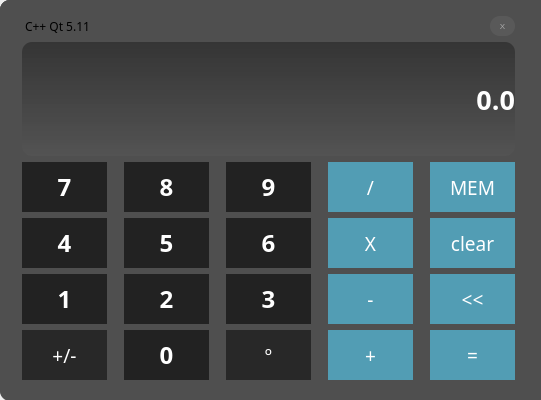
<?xml version="1.0" encoding="UTF-8"?>
<ui version="4.0">
 <class>Calculator</class>
 <widget class="QMainWindow" name="Calculator">
  <property name="geometry">
   <rect>
    <x>0</x>
    <y>0</y>
    <width>541</width>
    <height>400</height>
   </rect>
  </property>
  <property name="sizePolicy">
   <sizepolicy hsizetype="Fixed" vsizetype="Fixed">
    <horstretch>0</horstretch>
    <verstretch>0</verstretch>
   </sizepolicy>
  </property>
  <property name="minimumSize">
   <size>
    <width>541</width>
    <height>400</height>
   </size>
  </property>
  <property name="maximumSize">
   <size>
    <width>541</width>
    <height>400</height>
   </size>
  </property>
  <property name="font">
   <font>
    <family>Source Code Pro</family>
   </font>
  </property>
  <property name="windowTitle">
   <string>Colt Calculator QT</string>
  </property>
  <property name="windowOpacity">
   <double>3.000000000000000</double>
  </property>
  <property name="styleSheet">
   <string notr="true">border-radius: 10px;
</string>
  </property>
  <widget class="QWidget" name="CentralWidget">
   <property name="styleSheet">
    <string notr="true">background : rgb(79, 79, 79);
border-radius: 10px;

</string>
   </property>
   <widget class="QWidget" name="FillWidget" native="true">
    <property name="enabled">
     <bool>true</bool>
    </property>
    <property name="geometry">
     <rect>
      <x>0</x>
      <y>0</y>
      <width>551</width>
      <height>401</height>
     </rect>
    </property>
    <property name="sizePolicy">
     <sizepolicy hsizetype="Expanding" vsizetype="Expanding">
      <horstretch>0</horstretch>
      <verstretch>0</verstretch>
     </sizepolicy>
    </property>
    <property name="styleSheet">
     <string notr="true">border-radius: 10px;

</string>
    </property>
    <widget class="QWidget" name="gridLayoutWidget">
     <property name="geometry">
      <rect>
       <x>0</x>
       <y>0</y>
       <width>541</width>
       <height>391</height>
      </rect>
     </property>
     <layout class="QGridLayout" name="gridLayout">
      <item row="4" column="4">
       <widget class="QPushButton" name="MemStoreButotn">
        <property name="sizePolicy">
         <sizepolicy hsizetype="Preferred" vsizetype="Preferred">
          <horstretch>0</horstretch>
          <verstretch>0</verstretch>
         </sizepolicy>
        </property>
        <property name="minimumSize">
         <size>
          <width>85</width>
          <height>0</height>
         </size>
        </property>
        <property name="maximumSize">
         <size>
          <width>85</width>
          <height>50</height>
         </size>
        </property>
        <property name="font">
         <font>
          <family>Source Code Pro</family>
          <pointsize>14</pointsize>
         </font>
        </property>
        <property name="styleSheet">
         <string notr="true">QPushButton{
	background-color:rgba(83, 179, 208, 200);
	color: white;
	border: none;
	border-radius: 0px;
}

QPushButton:hover{
	background-color:rgba(150, 199, 220, 200);


}

QPushButton:pressed{
	background-color:rgba(78, 165, 191  , 200);

}</string>
        </property>
        <property name="text">
         <string>MEM</string>
        </property>
       </widget>
      </item>
      <item row="7" column="3">
       <widget class="QPushButton" name="MinusButton">
        <property name="sizePolicy">
         <sizepolicy hsizetype="Preferred" vsizetype="Preferred">
          <horstretch>0</horstretch>
          <verstretch>0</verstretch>
         </sizepolicy>
        </property>
        <property name="minimumSize">
         <size>
          <width>85</width>
          <height>0</height>
         </size>
        </property>
        <property name="maximumSize">
         <size>
          <width>85</width>
          <height>50</height>
         </size>
        </property>
        <property name="font">
         <font>
          <family>Source Code Pro</family>
          <pointsize>14</pointsize>
         </font>
        </property>
        <property name="styleSheet">
         <string notr="true">QPushButton{
	background-color:rgba(83, 179, 208, 200);
	color: white;
	border: none;
	border-radius: 0px;
}

QPushButton:hover{
	background-color:rgba(150, 199, 220, 200);


}

QPushButton:pressed{
	background-color:rgba(78, 165, 191  , 200);

}</string>
        </property>
        <property name="text">
         <string>-</string>
        </property>
       </widget>
      </item>
      <item row="8" column="4">
       <widget class="QPushButton" name="EqualButton">
        <property name="sizePolicy">
         <sizepolicy hsizetype="Preferred" vsizetype="Preferred">
          <horstretch>0</horstretch>
          <verstretch>0</verstretch>
         </sizepolicy>
        </property>
        <property name="minimumSize">
         <size>
          <width>85</width>
          <height>0</height>
         </size>
        </property>
        <property name="maximumSize">
         <size>
          <width>85</width>
          <height>50</height>
         </size>
        </property>
        <property name="font">
         <font>
          <family>Source Code Pro</family>
          <pointsize>14</pointsize>
         </font>
        </property>
        <property name="styleSheet">
         <string notr="true">QPushButton{
	background-color:rgba(83, 179, 208, 200);
	color: white;
	border: none;
	border-radius: 0px;
}

QPushButton:hover{
	background-color:rgba(150, 199, 220, 200);


}

QPushButton:pressed{
	background-color:rgba(78, 165, 191  , 200);

}</string>
        </property>
        <property name="text">
         <string>=</string>
        </property>
       </widget>
      </item>
      <item row="8" column="2">
       <widget class="QPushButton" name="DotButton">
        <property name="sizePolicy">
         <sizepolicy hsizetype="Preferred" vsizetype="Preferred">
          <horstretch>0</horstretch>
          <verstretch>0</verstretch>
         </sizepolicy>
        </property>
        <property name="minimumSize">
         <size>
          <width>85</width>
          <height>0</height>
         </size>
        </property>
        <property name="maximumSize">
         <size>
          <width>85</width>
          <height>50</height>
         </size>
        </property>
        <property name="font">
         <font>
          <family>Source Code Pro</family>
          <pointsize>14</pointsize>
         </font>
        </property>
        <property name="styleSheet">
         <string notr="true">QPushButton{
	background-color: rgba(15,15,15,155);
	color: white;
	border: none;
	border-radius: 0px;
}

QPushButton:hover{
	background-color: rgba(255,255,255,100);

}

QPushButton:pressed{
	background-color: rgba(34,34,34,150);

}</string>
        </property>
        <property name="text">
         <string>º</string>
        </property>
       </widget>
      </item>
      <item row="5" column="2">
       <widget class="QPushButton" name="SixButton">
        <property name="sizePolicy">
         <sizepolicy hsizetype="Preferred" vsizetype="Preferred">
          <horstretch>0</horstretch>
          <verstretch>0</verstretch>
         </sizepolicy>
        </property>
        <property name="minimumSize">
         <size>
          <width>85</width>
          <height>0</height>
         </size>
        </property>
        <property name="maximumSize">
         <size>
          <width>85</width>
          <height>50</height>
         </size>
        </property>
        <property name="font">
         <font>
          <family>Source Code Pro Black</family>
          <pointsize>18</pointsize>
          <weight>75</weight>
          <bold>true</bold>
         </font>
        </property>
        <property name="styleSheet">
         <string notr="true">QPushButton{
	background-color: rgba(5,5,5,155);
	color: white;
	border: none;
	border-radius: 0px;
}

QPushButton:hover{
	background-color: rgba(255,255,255,100);

}

QPushButton:pressed{
	background-color: rgba(34,34,34,150);

}</string>
        </property>
        <property name="text">
         <string>6</string>
        </property>
        <attribute name="buttonGroup">
         <string notr="true">buttonGroup</string>
        </attribute>
       </widget>
      </item>
      <item row="7" column="0">
       <widget class="QPushButton" name="OneButton">
        <property name="sizePolicy">
         <sizepolicy hsizetype="Preferred" vsizetype="Preferred">
          <horstretch>0</horstretch>
          <verstretch>0</verstretch>
         </sizepolicy>
        </property>
        <property name="minimumSize">
         <size>
          <width>85</width>
          <height>0</height>
         </size>
        </property>
        <property name="maximumSize">
         <size>
          <width>85</width>
          <height>50</height>
         </size>
        </property>
        <property name="font">
         <font>
          <family>Source Code Pro Black</family>
          <pointsize>18</pointsize>
          <weight>75</weight>
          <bold>true</bold>
         </font>
        </property>
        <property name="styleSheet">
         <string notr="true">QPushButton{
	background-color: rgba(5,5,5,155);
	color: white;
	border: none;
	border-radius: 0px;
}

QPushButton:hover{
	background-color: rgba(255,255,255,100);

}

QPushButton:pressed{
	background-color: rgba(34,34,34,150);

}</string>
        </property>
        <property name="text">
         <string>1</string>
        </property>
        <attribute name="buttonGroup">
         <string notr="true">buttonGroup</string>
        </attribute>
       </widget>
      </item>
      <item row="7" column="1">
       <widget class="QPushButton" name="TwoButton">
        <property name="sizePolicy">
         <sizepolicy hsizetype="Preferred" vsizetype="Preferred">
          <horstretch>0</horstretch>
          <verstretch>0</verstretch>
         </sizepolicy>
        </property>
        <property name="minimumSize">
         <size>
          <width>85</width>
          <height>0</height>
         </size>
        </property>
        <property name="maximumSize">
         <size>
          <width>85</width>
          <height>50</height>
         </size>
        </property>
        <property name="font">
         <font>
          <family>Source Code Pro Black</family>
          <pointsize>18</pointsize>
          <weight>75</weight>
          <bold>true</bold>
         </font>
        </property>
        <property name="styleSheet">
         <string notr="true">QPushButton{
	background-color: rgba(5,5,5,155);
	color: white;
	border: none;
	border-radius: 0px;
}

QPushButton:hover{
	background-color: rgba(255,255,255,100);

}

QPushButton:pressed{
	background-color: rgba(34,34,34,150);

}</string>
        </property>
        <property name="text">
         <string>2</string>
        </property>
        <attribute name="buttonGroup">
         <string notr="true">buttonGroup</string>
        </attribute>
       </widget>
      </item>
      <item row="8" column="1">
       <widget class="QPushButton" name="CeroButton">
        <property name="sizePolicy">
         <sizepolicy hsizetype="Preferred" vsizetype="Preferred">
          <horstretch>0</horstretch>
          <verstretch>0</verstretch>
         </sizepolicy>
        </property>
        <property name="minimumSize">
         <size>
          <width>85</width>
          <height>0</height>
         </size>
        </property>
        <property name="maximumSize">
         <size>
          <width>85</width>
          <height>50</height>
         </size>
        </property>
        <property name="font">
         <font>
          <family>Source Code Pro Black</family>
          <pointsize>18</pointsize>
          <weight>75</weight>
          <bold>true</bold>
         </font>
        </property>
        <property name="styleSheet">
         <string notr="true">QPushButton{
	background-color: rgba(5,5,5,155);
	color: white;
	border: none;
	border-radius: 0px;
}

QPushButton:hover{
	background-color: rgba(255,255,255,100);

}

QPushButton:pressed{
	background-color: rgba(34,34,34,150);

}</string>
        </property>
        <property name="text">
         <string>0</string>
        </property>
        <attribute name="buttonGroup">
         <string notr="true">buttonGroup</string>
        </attribute>
       </widget>
      </item>
      <item row="4" column="1">
       <widget class="QPushButton" name="EightButton">
        <property name="sizePolicy">
         <sizepolicy hsizetype="Preferred" vsizetype="Preferred">
          <horstretch>0</horstretch>
          <verstretch>0</verstretch>
         </sizepolicy>
        </property>
        <property name="minimumSize">
         <size>
          <width>85</width>
          <height>0</height>
         </size>
        </property>
        <property name="maximumSize">
         <size>
          <width>85</width>
          <height>50</height>
         </size>
        </property>
        <property name="font">
         <font>
          <family>Source Code Pro Black</family>
          <pointsize>18</pointsize>
          <weight>75</weight>
          <bold>true</bold>
         </font>
        </property>
        <property name="styleSheet">
         <string notr="true">QPushButton{
	background-color: rgba(5,5,5,155);
	color: white;
	border: none;
	border-radius: 0px;
}

QPushButton:hover{
	background-color: rgba(255,255,255,100);

}

QPushButton:pressed{
	background-color: rgba(34,34,34,150);

}</string>
        </property>
        <property name="text">
         <string>8</string>
        </property>
        <attribute name="buttonGroup">
         <string notr="true">buttonGroup</string>
        </attribute>
       </widget>
      </item>
      <item row="8" column="0">
       <widget class="QPushButton" name="ChangeSignButton">
        <property name="sizePolicy">
         <sizepolicy hsizetype="Preferred" vsizetype="Preferred">
          <horstretch>0</horstretch>
          <verstretch>0</verstretch>
         </sizepolicy>
        </property>
        <property name="minimumSize">
         <size>
          <width>85</width>
          <height>0</height>
         </size>
        </property>
        <property name="maximumSize">
         <size>
          <width>85</width>
          <height>50</height>
         </size>
        </property>
        <property name="font">
         <font>
          <family>Source Code Pro</family>
          <pointsize>14</pointsize>
         </font>
        </property>
        <property name="styleSheet">
         <string notr="true">QPushButton{
	background-color: rgba(15,15,15,155);
	color: white;
	border: none;
	border-radius: 0px;
}

QPushButton:hover{
	background-color: rgba(255,255,255,100);

}

QPushButton:pressed{
	background-color: rgba(34,34,34,150);

}</string>
        </property>
        <property name="text">
         <string>+/-</string>
        </property>
       </widget>
      </item>
      <item row="5" column="1">
       <widget class="QPushButton" name="FiveButton">
        <property name="sizePolicy">
         <sizepolicy hsizetype="Preferred" vsizetype="Preferred">
          <horstretch>0</horstretch>
          <verstretch>0</verstretch>
         </sizepolicy>
        </property>
        <property name="minimumSize">
         <size>
          <width>85</width>
          <height>0</height>
         </size>
        </property>
        <property name="maximumSize">
         <size>
          <width>85</width>
          <height>50</height>
         </size>
        </property>
        <property name="font">
         <font>
          <family>Source Code Pro Black</family>
          <pointsize>18</pointsize>
          <weight>75</weight>
          <bold>true</bold>
         </font>
        </property>
        <property name="styleSheet">
         <string notr="true">QPushButton{
	background-color: rgba(5,5,5,155);
	color: white;
	border: none;
	border-radius: 0px;
}

QPushButton:hover{
	background-color: rgba(255,255,255,100);

}

QPushButton:pressed{
	background-color: rgba(34,34,34,150);

}</string>
        </property>
        <property name="text">
         <string>5</string>
        </property>
        <attribute name="buttonGroup">
         <string notr="true">buttonGroup</string>
        </attribute>
       </widget>
      </item>
      <item row="5" column="4">
       <widget class="QPushButton" name="MemClearButton">
        <property name="sizePolicy">
         <sizepolicy hsizetype="Preferred" vsizetype="Preferred">
          <horstretch>0</horstretch>
          <verstretch>0</verstretch>
         </sizepolicy>
        </property>
        <property name="minimumSize">
         <size>
          <width>85</width>
          <height>0</height>
         </size>
        </property>
        <property name="maximumSize">
         <size>
          <width>85</width>
          <height>50</height>
         </size>
        </property>
        <property name="font">
         <font>
          <family>Source Code Pro</family>
          <pointsize>14</pointsize>
         </font>
        </property>
        <property name="styleSheet">
         <string notr="true">QPushButton{
	background-color:rgba(83, 179, 208, 200);
	color: white;
	border: none;
	border-radius: 0px;
}

QPushButton:hover{
	background-color:rgba(150, 199, 220, 200);


}

QPushButton:pressed{
	background-color:rgba(78, 165, 191  , 200);

}</string>
        </property>
        <property name="text">
         <string>clear</string>
        </property>
       </widget>
      </item>
      <item row="5" column="3">
       <widget class="QPushButton" name="MultiplyButton">
        <property name="sizePolicy">
         <sizepolicy hsizetype="Preferred" vsizetype="Preferred">
          <horstretch>0</horstretch>
          <verstretch>0</verstretch>
         </sizepolicy>
        </property>
        <property name="minimumSize">
         <size>
          <width>85</width>
          <height>0</height>
         </size>
        </property>
        <property name="maximumSize">
         <size>
          <width>85</width>
          <height>50</height>
         </size>
        </property>
        <property name="font">
         <font>
          <family>Source Code Pro</family>
          <pointsize>14</pointsize>
         </font>
        </property>
        <property name="styleSheet">
         <string notr="true">QPushButton{
	background-color:rgba(83, 179, 208, 200);
	color: white;
	border: none;
	border-radius: 0px;
}

QPushButton:hover{
	background-color:rgba(150, 199, 220, 200);


}

QPushButton:pressed{
	background-color:rgba(78, 165, 191  , 200);

}</string>
        </property>
        <property name="text">
         <string>X</string>
        </property>
       </widget>
      </item>
      <item row="5" column="0">
       <widget class="QPushButton" name="FoutButton">
        <property name="sizePolicy">
         <sizepolicy hsizetype="Preferred" vsizetype="Preferred">
          <horstretch>0</horstretch>
          <verstretch>0</verstretch>
         </sizepolicy>
        </property>
        <property name="minimumSize">
         <size>
          <width>85</width>
          <height>0</height>
         </size>
        </property>
        <property name="maximumSize">
         <size>
          <width>85</width>
          <height>50</height>
         </size>
        </property>
        <property name="font">
         <font>
          <family>Source Code Pro Black</family>
          <pointsize>18</pointsize>
          <weight>75</weight>
          <bold>true</bold>
         </font>
        </property>
        <property name="styleSheet">
         <string notr="true">QPushButton{
	background-color: rgba(5,5,5,155);
	color: white;
	border: none;
	border-radius: 0px;
}

QPushButton:hover{
	background-color: rgba(255,255,255,100);

}

QPushButton:pressed{
	background-color: rgba(34,34,34,150);

}</string>
        </property>
        <property name="text">
         <string>4</string>
        </property>
        <attribute name="buttonGroup">
         <string notr="true">buttonGroup</string>
        </attribute>
       </widget>
      </item>
      <item row="4" column="0">
       <widget class="QPushButton" name="SevenButton">
        <property name="sizePolicy">
         <sizepolicy hsizetype="Preferred" vsizetype="Preferred">
          <horstretch>0</horstretch>
          <verstretch>0</verstretch>
         </sizepolicy>
        </property>
        <property name="minimumSize">
         <size>
          <width>85</width>
          <height>0</height>
         </size>
        </property>
        <property name="maximumSize">
         <size>
          <width>85</width>
          <height>50</height>
         </size>
        </property>
        <property name="font">
         <font>
          <family>Source Code Pro Black</family>
          <pointsize>18</pointsize>
          <weight>75</weight>
          <bold>true</bold>
         </font>
        </property>
        <property name="styleSheet">
         <string notr="true">QPushButton{
	background-color: rgba(5,5,5,155);
	color: white;
	border: none;
	border-radius: 0px;
}

QPushButton:hover{
	background-color: rgba(255,255,255,100);

}

QPushButton:pressed{
	background-color: rgba(34,34,34,150);

}</string>
        </property>
        <property name="text">
         <string>7</string>
        </property>
        <attribute name="buttonGroup">
         <string notr="true">buttonGroup</string>
        </attribute>
       </widget>
      </item>
      <item row="7" column="4">
       <widget class="QPushButton" name="DelButton">
        <property name="sizePolicy">
         <sizepolicy hsizetype="Preferred" vsizetype="Preferred">
          <horstretch>0</horstretch>
          <verstretch>0</verstretch>
         </sizepolicy>
        </property>
        <property name="minimumSize">
         <size>
          <width>85</width>
          <height>0</height>
         </size>
        </property>
        <property name="maximumSize">
         <size>
          <width>85</width>
          <height>50</height>
         </size>
        </property>
        <property name="font">
         <font>
          <family>Source Code Pro</family>
          <pointsize>14</pointsize>
         </font>
        </property>
        <property name="styleSheet">
         <string notr="true">QPushButton{
	background-color:rgba(83, 179, 208, 200);
	color: white;
	border: none;
	border-radius: 0px;
}

QPushButton:hover{
	background-color:rgba(150, 199, 220, 200);


}

QPushButton:pressed{
	background-color:rgba(78, 165, 191  , 200);

}</string>
        </property>
        <property name="text">
         <string>&lt;&lt;</string>
        </property>
       </widget>
      </item>
      <item row="4" column="2">
       <widget class="QPushButton" name="NineButton">
        <property name="sizePolicy">
         <sizepolicy hsizetype="Preferred" vsizetype="Preferred">
          <horstretch>0</horstretch>
          <verstretch>0</verstretch>
         </sizepolicy>
        </property>
        <property name="minimumSize">
         <size>
          <width>85</width>
          <height>0</height>
         </size>
        </property>
        <property name="maximumSize">
         <size>
          <width>85</width>
          <height>50</height>
         </size>
        </property>
        <property name="font">
         <font>
          <family>Source Code Pro Black</family>
          <pointsize>18</pointsize>
          <weight>75</weight>
          <bold>true</bold>
         </font>
        </property>
        <property name="styleSheet">
         <string notr="true">QPushButton{
	background-color: rgba(5,5,5,155);
	color: white;
	border: none;
	border-radius: 0px;
}

QPushButton:hover{
	background-color: rgba(255,255,255,100);

}

QPushButton:pressed{
	background-color: rgba(34,34,34,150);

}</string>
        </property>
        <property name="text">
         <string>9</string>
        </property>
        <attribute name="buttonGroup">
         <string notr="true">buttonGroup</string>
        </attribute>
       </widget>
      </item>
      <item row="4" column="3">
       <widget class="QPushButton" name="DivideButton">
        <property name="sizePolicy">
         <sizepolicy hsizetype="Preferred" vsizetype="Preferred">
          <horstretch>0</horstretch>
          <verstretch>0</verstretch>
         </sizepolicy>
        </property>
        <property name="minimumSize">
         <size>
          <width>85</width>
          <height>0</height>
         </size>
        </property>
        <property name="maximumSize">
         <size>
          <width>85</width>
          <height>50</height>
         </size>
        </property>
        <property name="font">
         <font>
          <family>Source Code Pro</family>
          <pointsize>14</pointsize>
         </font>
        </property>
        <property name="styleSheet">
         <string notr="true">QPushButton{
	background-color:rgba(83, 179, 208, 200);
	color: white;
	border: none;
	border-radius: 0px;
}

QPushButton:hover{
	background-color:rgba(150, 199, 220, 200);


}

QPushButton:pressed{
	background-color:rgba(78, 165, 191  , 200);

}</string>
        </property>
        <property name="text">
         <string>/</string>
        </property>
       </widget>
      </item>
      <item row="8" column="3">
       <widget class="QPushButton" name="PlusButton">
        <property name="sizePolicy">
         <sizepolicy hsizetype="Preferred" vsizetype="Preferred">
          <horstretch>0</horstretch>
          <verstretch>0</verstretch>
         </sizepolicy>
        </property>
        <property name="minimumSize">
         <size>
          <width>85</width>
          <height>0</height>
         </size>
        </property>
        <property name="maximumSize">
         <size>
          <width>85</width>
          <height>50</height>
         </size>
        </property>
        <property name="font">
         <font>
          <family>Source Code Pro</family>
          <pointsize>14</pointsize>
         </font>
        </property>
        <property name="styleSheet">
         <string notr="true">QPushButton{
	background-color:rgba(83, 179, 208, 200);
	color: white;
	border: none;
	border-radius: 0px;
}

QPushButton:hover{
	background-color:rgba(150, 199, 220, 200);


}

QPushButton:pressed{
	background-color:rgba(78, 165, 191  , 200);

}</string>
        </property>
        <property name="text">
         <string>+</string>
        </property>
       </widget>
      </item>
      <item row="7" column="2">
       <widget class="QPushButton" name="TreeButton">
        <property name="sizePolicy">
         <sizepolicy hsizetype="Preferred" vsizetype="Preferred">
          <horstretch>0</horstretch>
          <verstretch>0</verstretch>
         </sizepolicy>
        </property>
        <property name="minimumSize">
         <size>
          <width>85</width>
          <height>0</height>
         </size>
        </property>
        <property name="maximumSize">
         <size>
          <width>85</width>
          <height>50</height>
         </size>
        </property>
        <property name="font">
         <font>
          <family>Source Code Pro Black</family>
          <pointsize>18</pointsize>
          <weight>75</weight>
          <bold>true</bold>
         </font>
        </property>
        <property name="styleSheet">
         <string notr="true">QPushButton{
	background-color: rgba(5,5,5,155);
	color: white;
	border: none;
	border-radius: 0px;
}

QPushButton:hover{
	background-color: rgba(255,255,255,100);

}

QPushButton:pressed{
	background-color: rgba(34,34,34,150);

}</string>
        </property>
        <property name="text">
         <string>3</string>
        </property>
        <attribute name="buttonGroup">
         <string notr="true">buttonGroup</string>
        </attribute>
       </widget>
      </item>
      <item row="0" column="4">
       <widget class="QPushButton" name="QuitButton">
        <property name="sizePolicy">
         <sizepolicy hsizetype="Maximum" vsizetype="Maximum">
          <horstretch>0</horstretch>
          <verstretch>0</verstretch>
         </sizepolicy>
        </property>
        <property name="maximumSize">
         <size>
          <width>25</width>
          <height>25</height>
         </size>
        </property>
        <property name="font">
         <font>
          <pointsize>-1</pointsize>
         </font>
        </property>
        <property name="layoutDirection">
         <enum>Qt::RightToLeft</enum>
        </property>
        <property name="styleSheet">
         <string notr="true">QPushButton#QuitButton{
color: darkgray;
background: rgba(255,255,255,15);
border-radius:10px !important;
margin-top:5px;
font-size: 8px; 
}

QPushButton#QuitButton:hover{
	background: rgba(255,255,255,50);
	font-size :10px; 
	color: black;
}

QPushButton:pressed{
	background-color: rgba(34,34,34,150);
	font-size: 8px; 

}</string>
        </property>
        <property name="text">
         <string>X</string>
        </property>
        <property name="flat">
         <bool>true</bool>
        </property>
       </widget>
      </item>
      <item row="0" column="0">
       <widget class="QLabel" name="NameTagLabel">
        <property name="font">
         <font>
          <family>Source Code Pro Semibold</family>
          <pointsize>9</pointsize>
         </font>
        </property>
        <property name="styleSheet">
         <string notr="true">margin-top: 5px;</string>
        </property>
        <property name="text">
         <string>C++ Qt 5.11</string>
        </property>
       </widget>
      </item>
      <item row="3" column="0" colspan="5">
       <widget class="QLabel" name="Display">
        <property name="font">
         <font>
          <family>Source Code Pro Semibold</family>
          <pointsize>20</pointsize>
          <weight>75</weight>
          <bold>true</bold>
          <stylestrategy>PreferAntialias</stylestrategy>
         </font>
        </property>
        <property name="focusPolicy">
         <enum>Qt::NoFocus</enum>
        </property>
        <property name="styleSheet">
         <string notr="true">background-color: qlineargradient(spread:pad, x1:0, y1:0, x2:0, y2:2, stop:0 rgba(0, 0, 0, 85), stop:1 rgba(255, 255, 255, 50));

color: white;</string>
        </property>
        <property name="text">
         <string>0.0</string>
        </property>
        <property name="alignment">
         <set>Qt::AlignRight|Qt::AlignTrailing|Qt::AlignVCenter</set>
        </property>
        <property name="margin">
         <number>10</number>
        </property>
        <property name="indent">
         <number>0</number>
        </property>
       </widget>
      </item>
     </layout>
    </widget>
   </widget>
  </widget>
 </widget>
 <layoutdefault spacing="6" margin="11"/>
 <resources/>
 <connections/>
 <buttongroups>
  <buttongroup name="buttonGroup"/>
 </buttongroups>
</ui>
